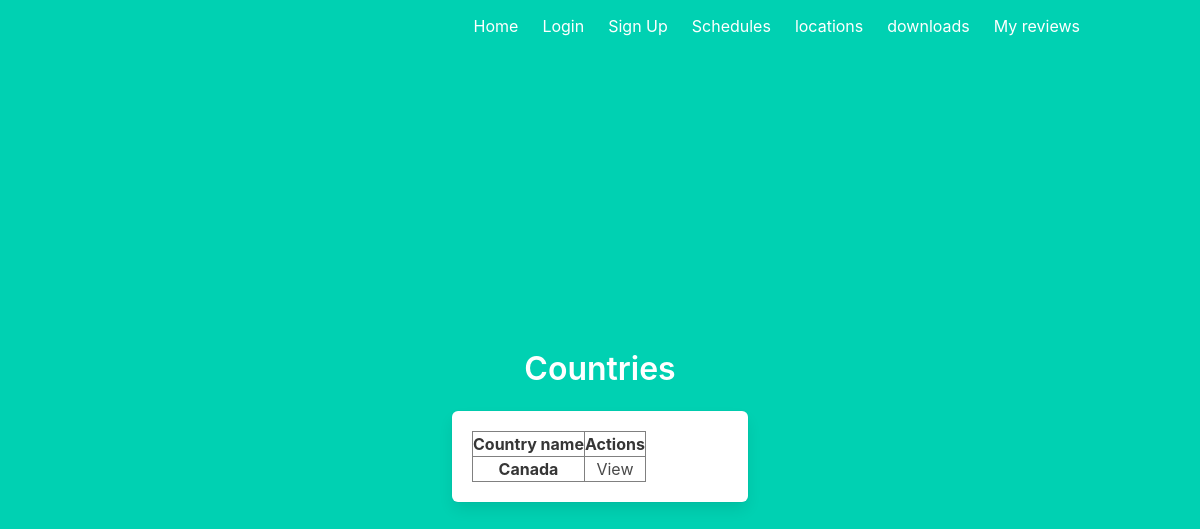
Before: /locations/countries with the older database file.
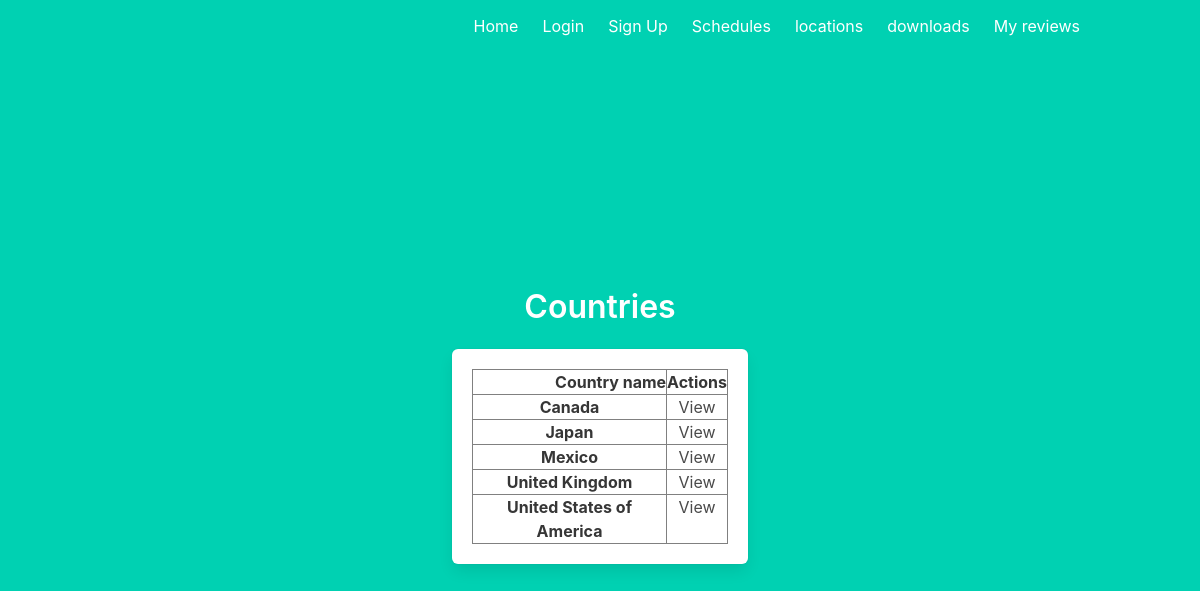
After: the same page with the newer database file.
### models.py (models this page shows)
class Country(db.Model):
    countryName = db.Column(db.String, primary_key = True)
    officialLanguage = db.Column(db.String(100), nullable = False)
    provinces = db.relationship('Province', backref = 'country', lazy = True)
    cities = db.relationship('City', backref = 'country', lazy = True)

### area.py (the view)
@area.route('/locations/countries')
def countries():
    countries = Country.query.order_by(Country.countryName).all()
    return render_template('area/countries.html', countries = countries)

### templates/area/countries.html (shortened to what this page needs)
{% extends "base.html" %}
{% block content %}
<div class="column is-4 is-offset-4">
    <h3 class="title">Countries</h3>
    <div class="box">
        {% if countries%}
            <table border="1" class="dataframe">
                <thead>
                  <tr style="text-align: right;">
                    <th>Country name</th>
                    <th>Actions</th>
                  </tr>
                </thead>
                <tbody>
                    {% for row in countries %}
                        <tr>
                              <th><a>{{row['countryName']}}</a></th>
                              <td><a href="/locations/{{row['countryName']}}/provinces">View</a></td>
                        </tr>
                    {% endfor %}
                </tbody>
              </table>
        {% else %}
            <h3>ok it works</h3>
        {% endif %}
    </div>
</div>
{% endblock %}

Changed rows visible on the page:
added Country: countryName "Japan"
added Country: countryName "Mexico"
added Country: countryName "United Kingdom"
added Country: countryName "United States of America"
